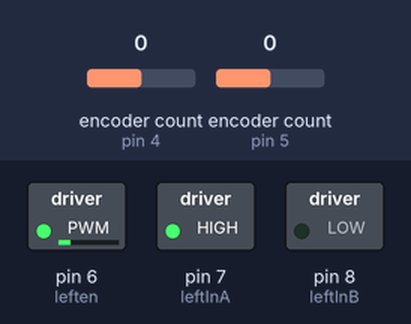
The sketch below on a simulated Arduino Uno, built with avr-gcc and run on an emulated ATmega328P. On the bench: switched loads named in the sketch (green lamp = pin HIGH). The test bench sets the inputs (shaded band); at power-on: encoder count (sensors on pin 4, pin 5) 0.

Above: at 0.1 s.
Timing chart, 0 to 1.6 s (numbered marks = the images above):
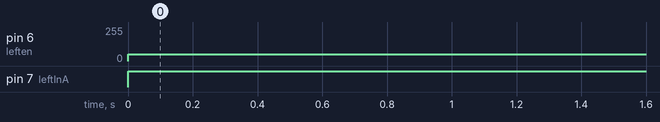

Measured:
- by itself, pin 6 (leften): 0/255 → 50/255 at 0.00 s
- by itself, pin 7 (leftInA): LOW → HIGH at 0.00 s

The sketch:

sketch_apr11a.ino
```cpp
#include <Encoder.h>
//convert to degrees

//PID constants
float kp = 200;
float ki = 0.;
float kd = 0;

Encoder rightWheel(4,2);
Encoder leftWheel(5,3);

unsigned long currentTime, previousTime;
float elapsedTime;
float errorL, errorR;
float lastErrorL, lastErrorR;
float input, output, setPoint;

float cumErrorL, cumErrorR, rateErrorL, rateErrorR;

//Left motor
int leften = 6;
int leftInA = 7;
int leftInB = 8;

//Right motor
int righten = 9;
int rightInA = 11;
int rightInB = 10;

int timeOld = 0;
int readOldR = 0;
int readOldL = 0;
float inR, outR, setR;
float inL, outL, setL;

void setup(){
 Serial.begin(9600);
 pinMode(leftInA, OUTPUT);
 pinMode(leftInB, OUTPUT);
 pinMode(leften, OUTPUT);

setR = 0.8;
setL = 0.8;
}

void loop(){
  digitalWrite(leftInA, HIGH);
  digitalWrite(leftInB, LOW);
  analogWrite(leften, 50);

  delay(5000);

}
```
